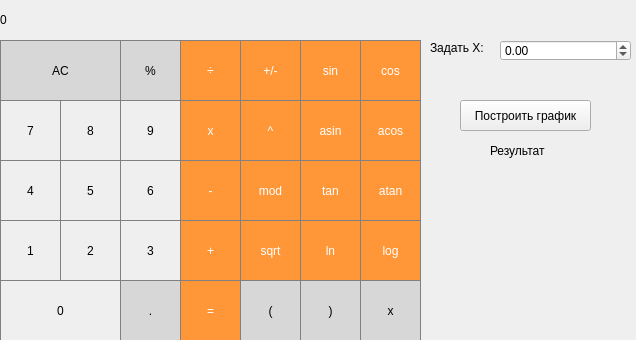
<?xml version="1.0" encoding="UTF-8"?>
<ui version="4.0">
 <class>MainWindow</class>
 <widget class="QMainWindow" name="MainWindow">
  <property name="geometry">
   <rect>
    <x>0</x>
    <y>0</y>
    <width>636</width>
    <height>340</height>
   </rect>
  </property>
  <property name="windowTitle">
   <string>MainWindow</string>
  </property>
  <widget class="QWidget" name="centralwidget">
   <widget class="QPushButton" name="pushButton_AC">
    <property name="geometry">
     <rect>
      <x>0</x>
      <y>40</y>
      <width>121</width>
      <height>61</height>
     </rect>
    </property>
    <property name="styleSheet">
     <string notr="true">QPushButton {
  background-color: rgb(215, 215, 215);
  border: 1px solid gray;
}
QPushButton:pressed {
    background-color: qlineargradient(x1: 0, y1: 0, x2: 0, y2: 1,
                                      stop: 0 #BEBEBE, stop: 1 #D7D7D7);
}</string>
    </property>
    <property name="text">
     <string>AC</string>
    </property>
   </widget>
   <widget class="QLabel" name="input">
    <property name="geometry">
     <rect>
      <x>0</x>
      <y>0</y>
      <width>421</width>
      <height>41</height>
     </rect>
    </property>
    <property name="focusPolicy">
     <enum>Qt::WheelFocus</enum>
    </property>
    <property name="styleSheet">
     <string notr="true">QLabel {
  qproperty-alignment: 'AlignVCenter | AlignRight';
  border: 1px solid gray;
}

background-color : white;</string>
    </property>
    <property name="text">
     <string>0</string>
    </property>
   </widget>
   <widget class="QPushButton" name="pushButton_percent">
    <property name="geometry">
     <rect>
      <x>120</x>
      <y>40</y>
      <width>61</width>
      <height>61</height>
     </rect>
    </property>
    <property name="styleSheet">
     <string notr="true">QPushButton {
  background-color: rgb(215, 215, 215);
  border: 1px solid gray;
}
QPushButton:pressed {
    background-color: qlineargradient(x1: 0, y1: 0, x2: 0, y2: 1,
                                      stop: 0 #BEBEBE, stop: 1 #D7D7D7);
}</string>
    </property>
    <property name="text">
     <string>%</string>
    </property>
   </widget>
   <widget class="QPushButton" name="pushButton_div">
    <property name="geometry">
     <rect>
      <x>180</x>
      <y>40</y>
      <width>61</width>
      <height>61</height>
     </rect>
    </property>
    <property name="styleSheet">
     <string notr="true">QPushButton {
  background-color: rgb(255, 151, 57);
  color: white; 
  border: 1px solid gray;
}

QPushButton:pressed {
    background-color: qlineargradient(x1: 0, y1: 0, x2: 0, y2: 1,
                                      stop: 0 #FF7832, stop: 1 #FF9739);
}</string>
    </property>
    <property name="text">
     <string>÷</string>
    </property>
   </widget>
   <widget class="QPushButton" name="pushButton_8">
    <property name="geometry">
     <rect>
      <x>60</x>
      <y>100</y>
      <width>61</width>
      <height>61</height>
     </rect>
    </property>
    <property name="styleSheet">
     <string notr="true">QPushButton {
   border: 1px solid gray;
}
QPushButton:pressed {
    background-color: qlineargradient(x1: 0, y1: 0, x2: 0, y2: 1,
                                      stop: 0 #dadbde, stop: 1 #f6f7fa);
}</string>
    </property>
    <property name="text">
     <string>8</string>
    </property>
   </widget>
   <widget class="QPushButton" name="pushButton_mul">
    <property name="geometry">
     <rect>
      <x>180</x>
      <y>100</y>
      <width>61</width>
      <height>61</height>
     </rect>
    </property>
    <property name="styleSheet">
     <string notr="true">QPushButton {
  background-color: rgb(255, 151, 57);
  color: white; 
  border: 1px solid gray;
}

QPushButton:pressed {
    background-color: qlineargradient(x1: 0, y1: 0, x2: 0, y2: 1,
                                      stop: 0 #FF7832, stop: 1 #FF9739);
}</string>
    </property>
    <property name="text">
     <string>x</string>
    </property>
   </widget>
   <widget class="QPushButton" name="pushButton_7">
    <property name="geometry">
     <rect>
      <x>0</x>
      <y>100</y>
      <width>61</width>
      <height>61</height>
     </rect>
    </property>
    <property name="styleSheet">
     <string notr="true">QPushButton {
   border: 1px solid gray;
}
QPushButton:pressed {
    background-color: qlineargradient(x1: 0, y1: 0, x2: 0, y2: 1,
                                      stop: 0 #dadbde, stop: 1 #f6f7fa);
}</string>
    </property>
    <property name="text">
     <string>7</string>
    </property>
   </widget>
   <widget class="QPushButton" name="pushButton_9">
    <property name="geometry">
     <rect>
      <x>120</x>
      <y>100</y>
      <width>61</width>
      <height>61</height>
     </rect>
    </property>
    <property name="styleSheet">
     <string notr="true">QPushButton {
   border: 1px solid gray;
}
QPushButton:pressed {
    background-color: qlineargradient(x1: 0, y1: 0, x2: 0, y2: 1,
                                      stop: 0 #dadbde, stop: 1 #f6f7fa);
}</string>
    </property>
    <property name="text">
     <string>9</string>
    </property>
   </widget>
   <widget class="QPushButton" name="pushButton_5">
    <property name="geometry">
     <rect>
      <x>60</x>
      <y>160</y>
      <width>61</width>
      <height>61</height>
     </rect>
    </property>
    <property name="styleSheet">
     <string notr="true">QPushButton {
   border: 1px solid gray;
}
QPushButton:pressed {
    background-color: qlineargradient(x1: 0, y1: 0, x2: 0, y2: 1,
                                      stop: 0 #dadbde, stop: 1 #f6f7fa);
}</string>
    </property>
    <property name="text">
     <string>5</string>
    </property>
   </widget>
   <widget class="QPushButton" name="pushButton_sub">
    <property name="geometry">
     <rect>
      <x>180</x>
      <y>160</y>
      <width>61</width>
      <height>61</height>
     </rect>
    </property>
    <property name="styleSheet">
     <string notr="true">QPushButton {
  background-color: rgb(255, 151, 57);
  color: white; 
  border: 1px solid gray;
}

QPushButton:pressed {
    background-color: qlineargradient(x1: 0, y1: 0, x2: 0, y2: 1,
                                      stop: 0 #FF7832, stop: 1 #FF9739);
}</string>
    </property>
    <property name="text">
     <string>-</string>
    </property>
   </widget>
   <widget class="QPushButton" name="pushButton_4">
    <property name="geometry">
     <rect>
      <x>0</x>
      <y>160</y>
      <width>61</width>
      <height>61</height>
     </rect>
    </property>
    <property name="styleSheet">
     <string notr="true">QPushButton {
   border: 1px solid gray;
}
QPushButton:pressed {
    background-color: qlineargradient(x1: 0, y1: 0, x2: 0, y2: 1,
                                      stop: 0 #dadbde, stop: 1 #f6f7fa);
}</string>
    </property>
    <property name="text">
     <string>4</string>
    </property>
   </widget>
   <widget class="QPushButton" name="pushButton_6">
    <property name="geometry">
     <rect>
      <x>120</x>
      <y>160</y>
      <width>61</width>
      <height>61</height>
     </rect>
    </property>
    <property name="styleSheet">
     <string notr="true">QPushButton {
   border: 1px solid gray;
}
QPushButton:pressed {
    background-color: qlineargradient(x1: 0, y1: 0, x2: 0, y2: 1,
                                      stop: 0 #dadbde, stop: 1 #f6f7fa);
}</string>
    </property>
    <property name="text">
     <string>6</string>
    </property>
   </widget>
   <widget class="QPushButton" name="pushButton_2">
    <property name="geometry">
     <rect>
      <x>60</x>
      <y>220</y>
      <width>61</width>
      <height>61</height>
     </rect>
    </property>
    <property name="styleSheet">
     <string notr="true">QPushButton {
   border: 1px solid gray;
}
QPushButton:pressed {
    background-color: qlineargradient(x1: 0, y1: 0, x2: 0, y2: 1,
                                      stop: 0 #dadbde, stop: 1 #f6f7fa);
}</string>
    </property>
    <property name="text">
     <string>2</string>
    </property>
   </widget>
   <widget class="QPushButton" name="pushButton_add">
    <property name="geometry">
     <rect>
      <x>180</x>
      <y>220</y>
      <width>61</width>
      <height>61</height>
     </rect>
    </property>
    <property name="styleSheet">
     <string notr="true">QPushButton {
  background-color: rgb(255, 151, 57);
  color: white; 
  border: 1px solid gray;
}

QPushButton:pressed {
    background-color: qlineargradient(x1: 0, y1: 0, x2: 0, y2: 1,
                                      stop: 0 #FF7832, stop: 1 #FF9739);
}</string>
    </property>
    <property name="text">
     <string>+</string>
    </property>
   </widget>
   <widget class="QPushButton" name="pushButton_1">
    <property name="geometry">
     <rect>
      <x>0</x>
      <y>220</y>
      <width>61</width>
      <height>61</height>
     </rect>
    </property>
    <property name="styleSheet">
     <string notr="true">QPushButton {
   border: 1px solid gray;
}
QPushButton:pressed {
    background-color: qlineargradient(x1: 0, y1: 0, x2: 0, y2: 1,
                                      stop: 0 #dadbde, stop: 1 #f6f7fa);
}</string>
    </property>
    <property name="text">
     <string>1</string>
    </property>
   </widget>
   <widget class="QPushButton" name="pushButton_3">
    <property name="geometry">
     <rect>
      <x>120</x>
      <y>220</y>
      <width>61</width>
      <height>61</height>
     </rect>
    </property>
    <property name="styleSheet">
     <string notr="true">QPushButton {
   border: 1px solid gray;
}
QPushButton:pressed {
    background-color: qlineargradient(x1: 0, y1: 0, x2: 0, y2: 1,
                                      stop: 0 #dadbde, stop: 1 #f6f7fa);
}</string>
    </property>
    <property name="text">
     <string>3</string>
    </property>
   </widget>
   <widget class="QPushButton" name="pushButton_equal">
    <property name="geometry">
     <rect>
      <x>180</x>
      <y>280</y>
      <width>61</width>
      <height>61</height>
     </rect>
    </property>
    <property name="styleSheet">
     <string notr="true">QPushButton {
  background-color: rgb(255, 151, 57);
  color: white; 
  border: 1px solid gray;
}

QPushButton:pressed {
    background-color: qlineargradient(x1: 0, y1: 0, x2: 0, y2: 1,
                                      stop: 0 #FF7832, stop: 1 #FF9739);
}</string>
    </property>
    <property name="text">
     <string>=</string>
    </property>
   </widget>
   <widget class="QPushButton" name="pushButton_0">
    <property name="geometry">
     <rect>
      <x>0</x>
      <y>280</y>
      <width>121</width>
      <height>61</height>
     </rect>
    </property>
    <property name="styleSheet">
     <string notr="true">QPushButton {
   border: 1px solid gray;
}
QPushButton:pressed {
    background-color: qlineargradient(x1: 0, y1: 0, x2: 0, y2: 1,
                                      stop: 0 #dadbde, stop: 1 #f6f7fa);
}</string>
    </property>
    <property name="text">
     <string>0</string>
    </property>
   </widget>
   <widget class="QPushButton" name="pushButton_dot">
    <property name="geometry">
     <rect>
      <x>120</x>
      <y>280</y>
      <width>61</width>
      <height>61</height>
     </rect>
    </property>
    <property name="styleSheet">
     <string notr="true">QPushButton {
  background-color: rgb(215, 215, 215);
  border: 1px solid gray;
}
QPushButton:pressed {
    background-color: qlineargradient(x1: 0, y1: 0, x2: 0, y2: 1,
                                      stop: 0 #BEBEBE, stop: 1 #D7D7D7);
}</string>
    </property>
    <property name="text">
     <string>.</string>
    </property>
   </widget>
   <widget class="QPushButton" name="pushButton_left_bracket">
    <property name="geometry">
     <rect>
      <x>240</x>
      <y>280</y>
      <width>61</width>
      <height>61</height>
     </rect>
    </property>
    <property name="styleSheet">
     <string notr="true">QPushButton {
  background-color: rgb(215, 215, 215);
  border: 1px solid gray;
}
QPushButton:pressed {
    background-color: qlineargradient(x1: 0, y1: 0, x2: 0, y2: 1,
                                      stop: 0 #BEBEBE, stop: 1 #D7D7D7);
}</string>
    </property>
    <property name="text">
     <string>(</string>
    </property>
   </widget>
   <widget class="QPushButton" name="pushButton_right_bracket">
    <property name="geometry">
     <rect>
      <x>300</x>
      <y>280</y>
      <width>61</width>
      <height>61</height>
     </rect>
    </property>
    <property name="styleSheet">
     <string notr="true">QPushButton {
  background-color: rgb(215, 215, 215);
  border: 1px solid gray;
}
QPushButton:pressed {
    background-color: qlineargradient(x1: 0, y1: 0, x2: 0, y2: 1,
                                      stop: 0 #BEBEBE, stop: 1 #D7D7D7);
}</string>
    </property>
    <property name="text">
     <string>)</string>
    </property>
   </widget>
   <widget class="QPushButton" name="pushButton_sin">
    <property name="geometry">
     <rect>
      <x>300</x>
      <y>40</y>
      <width>61</width>
      <height>61</height>
     </rect>
    </property>
    <property name="styleSheet">
     <string notr="true">QPushButton {
  background-color: rgb(255, 151, 57);
  color: white; 
  border: 1px solid gray;
}

QPushButton:pressed {
    background-color: qlineargradient(x1: 0, y1: 0, x2: 0, y2: 1,
                                      stop: 0 #FF7832, stop: 1 #FF9739);
}</string>
    </property>
    <property name="text">
     <string>sin</string>
    </property>
   </widget>
   <widget class="QPushButton" name="pushButton_cos">
    <property name="geometry">
     <rect>
      <x>360</x>
      <y>40</y>
      <width>61</width>
      <height>61</height>
     </rect>
    </property>
    <property name="styleSheet">
     <string notr="true">QPushButton {
  background-color: rgb(255, 151, 57);
  color: white; 
  border: 1px solid gray;
}

QPushButton:pressed {
    background-color: qlineargradient(x1: 0, y1: 0, x2: 0, y2: 1,
                                      stop: 0 #FF7832, stop: 1 #FF9739);
}</string>
    </property>
    <property name="text">
     <string>cos</string>
    </property>
   </widget>
   <widget class="QPushButton" name="pushButton_x">
    <property name="geometry">
     <rect>
      <x>360</x>
      <y>280</y>
      <width>61</width>
      <height>61</height>
     </rect>
    </property>
    <property name="styleSheet">
     <string notr="true">QPushButton {
  background-color: rgb(215, 215, 215);
  border: 1px solid gray;
}
QPushButton:pressed {
    background-color: qlineargradient(x1: 0, y1: 0, x2: 0, y2: 1,
                                      stop: 0 #BEBEBE, stop: 1 #D7D7D7);
}</string>
    </property>
    <property name="text">
     <string>x</string>
    </property>
   </widget>
   <widget class="QPushButton" name="pushButton_tan">
    <property name="geometry">
     <rect>
      <x>300</x>
      <y>160</y>
      <width>61</width>
      <height>61</height>
     </rect>
    </property>
    <property name="styleSheet">
     <string notr="true">QPushButton {
  background-color: rgb(255, 151, 57);
  color: white; 
  border: 1px solid gray;
}

QPushButton:pressed {
    background-color: qlineargradient(x1: 0, y1: 0, x2: 0, y2: 1,
                                      stop: 0 #FF7832, stop: 1 #FF9739);
}</string>
    </property>
    <property name="text">
     <string>tan</string>
    </property>
   </widget>
   <widget class="QPushButton" name="pushButton_acos">
    <property name="geometry">
     <rect>
      <x>360</x>
      <y>100</y>
      <width>61</width>
      <height>61</height>
     </rect>
    </property>
    <property name="styleSheet">
     <string notr="true">QPushButton {
  background-color: rgb(255, 151, 57);
  color: white; 
  border: 1px solid gray;
}

QPushButton:pressed {
    background-color: qlineargradient(x1: 0, y1: 0, x2: 0, y2: 1,
                                      stop: 0 #FF7832, stop: 1 #FF9739);
}</string>
    </property>
    <property name="text">
     <string>acos</string>
    </property>
   </widget>
   <widget class="QPushButton" name="pushButton_asin">
    <property name="geometry">
     <rect>
      <x>300</x>
      <y>100</y>
      <width>61</width>
      <height>61</height>
     </rect>
    </property>
    <property name="styleSheet">
     <string notr="true">QPushButton {
  background-color: rgb(255, 151, 57);
  color: white; 
  border: 1px solid gray;
}

QPushButton:pressed {
    background-color: qlineargradient(x1: 0, y1: 0, x2: 0, y2: 1,
                                      stop: 0 #FF7832, stop: 1 #FF9739);
}</string>
    </property>
    <property name="text">
     <string>asin</string>
    </property>
   </widget>
   <widget class="QPushButton" name="pushButton_atan">
    <property name="geometry">
     <rect>
      <x>360</x>
      <y>160</y>
      <width>61</width>
      <height>61</height>
     </rect>
    </property>
    <property name="styleSheet">
     <string notr="true">QPushButton {
  background-color: rgb(255, 151, 57);
  color: white; 
  border: 1px solid gray;
}

QPushButton:pressed {
    background-color: qlineargradient(x1: 0, y1: 0, x2: 0, y2: 1,
                                      stop: 0 #FF7832, stop: 1 #FF9739);
}</string>
    </property>
    <property name="text">
     <string>atan</string>
    </property>
   </widget>
   <widget class="QPushButton" name="pushButton_sqrt">
    <property name="geometry">
     <rect>
      <x>240</x>
      <y>220</y>
      <width>61</width>
      <height>61</height>
     </rect>
    </property>
    <property name="styleSheet">
     <string notr="true">QPushButton {
  background-color: rgb(255, 151, 57);
  color: white; 
  border: 1px solid gray;
}

QPushButton:pressed {
    background-color: qlineargradient(x1: 0, y1: 0, x2: 0, y2: 1,
                                      stop: 0 #FF7832, stop: 1 #FF9739);
}</string>
    </property>
    <property name="text">
     <string>sqrt</string>
    </property>
   </widget>
   <widget class="QPushButton" name="pushButton_ln">
    <property name="geometry">
     <rect>
      <x>300</x>
      <y>220</y>
      <width>61</width>
      <height>61</height>
     </rect>
    </property>
    <property name="styleSheet">
     <string notr="true">QPushButton {
  background-color: rgb(255, 151, 57);
  color: white; 
  border: 1px solid gray;
}

QPushButton:pressed {
    background-color: qlineargradient(x1: 0, y1: 0, x2: 0, y2: 1,
                                      stop: 0 #FF7832, stop: 1 #FF9739);
}</string>
    </property>
    <property name="text">
     <string>ln</string>
    </property>
   </widget>
   <widget class="QPushButton" name="pushButton_log">
    <property name="geometry">
     <rect>
      <x>360</x>
      <y>220</y>
      <width>61</width>
      <height>61</height>
     </rect>
    </property>
    <property name="styleSheet">
     <string notr="true">QPushButton {
  background-color: rgb(255, 151, 57);
  color: white; 
  border: 1px solid gray;
}

QPushButton:pressed {
    background-color: qlineargradient(x1: 0, y1: 0, x2: 0, y2: 1,
                                      stop: 0 #FF7832, stop: 1 #FF9739);
}</string>
    </property>
    <property name="text">
     <string>log</string>
    </property>
   </widget>
   <widget class="QPushButton" name="pushButton_plus_minus">
    <property name="geometry">
     <rect>
      <x>240</x>
      <y>40</y>
      <width>61</width>
      <height>61</height>
     </rect>
    </property>
    <property name="styleSheet">
     <string notr="true">QPushButton {
  background-color: rgb(255, 151, 57);
  color: white; 
  border: 1px solid gray;
}

QPushButton:pressed {
    background-color: qlineargradient(x1: 0, y1: 0, x2: 0, y2: 1,
                                      stop: 0 #FF7832, stop: 1 #FF9739);
}</string>
    </property>
    <property name="text">
     <string>+/-</string>
    </property>
   </widget>
   <widget class="QPushButton" name="pushButton_exp">
    <property name="geometry">
     <rect>
      <x>240</x>
      <y>100</y>
      <width>61</width>
      <height>61</height>
     </rect>
    </property>
    <property name="styleSheet">
     <string notr="true">QPushButton {
  background-color: rgb(255, 151, 57);
  color: white; 
  border: 1px solid gray;
}

QPushButton:pressed {
    background-color: qlineargradient(x1: 0, y1: 0, x2: 0, y2: 1,
                                      stop: 0 #FF7832, stop: 1 #FF9739);
}</string>
    </property>
    <property name="text">
     <string>^</string>
    </property>
   </widget>
   <widget class="QPushButton" name="pushButton_mod">
    <property name="geometry">
     <rect>
      <x>240</x>
      <y>160</y>
      <width>61</width>
      <height>61</height>
     </rect>
    </property>
    <property name="styleSheet">
     <string notr="true">QPushButton {
  background-color: rgb(255, 151, 57);
  color: white; 
  border: 1px solid gray;
}

QPushButton:pressed {
    background-color: qlineargradient(x1: 0, y1: 0, x2: 0, y2: 1,
                                      stop: 0 #FF7832, stop: 1 #FF9739);
}</string>
    </property>
    <property name="text">
     <string>mod</string>
    </property>
   </widget>
   <widget class="QPushButton" name="pushButton_make_plot">
    <property name="geometry">
     <rect>
      <x>460</x>
      <y>100</y>
      <width>131</width>
      <height>31</height>
     </rect>
    </property>
    <property name="text">
     <string>Построить график</string>
    </property>
   </widget>
   <widget class="QDoubleSpinBox" name="doubleSpinBox_set_x">
    <property name="geometry">
     <rect>
      <x>500</x>
      <y>40</y>
      <width>131</width>
      <height>21</height>
     </rect>
    </property>
    <property name="cursor">
     <cursorShape>CrossCursor</cursorShape>
    </property>
    <property name="focusPolicy">
     <enum>Qt::WheelFocus</enum>
    </property>
    <property name="minimum">
     <double>-1000.990000000000009</double>
    </property>
    <property name="maximum">
     <double>1000.990000000000009</double>
    </property>
    <property name="singleStep">
     <double>0.010000000000000</double>
    </property>
   </widget>
   <widget class="QLabel" name="label">
    <property name="geometry">
     <rect>
      <x>430</x>
      <y>40</y>
      <width>58</width>
      <height>16</height>
     </rect>
    </property>
    <property name="text">
     <string>Задать X:</string>
    </property>
   </widget>
   <widget class="QLabel" name="label_result">
    <property name="geometry">
     <rect>
      <x>420</x>
      <y>170</y>
      <width>221</width>
      <height>51</height>
     </rect>
    </property>
    <property name="styleSheet">
     <string notr="true">QLabel {
  qproperty-alignment: 'AlignVCenter | AlignRight';
  border: 1px solid gray;
}

background-color : white;</string>
    </property>
    <property name="text">
     <string/>
    </property>
   </widget>
   <widget class="QLabel" name="label_2">
    <property name="geometry">
     <rect>
      <x>490</x>
      <y>140</y>
      <width>91</width>
      <height>21</height>
     </rect>
    </property>
    <property name="text">
     <string>Результат</string>
    </property>
   </widget>
  </widget>
 </widget>
 <resources/>
 <connections/>
</ui>
